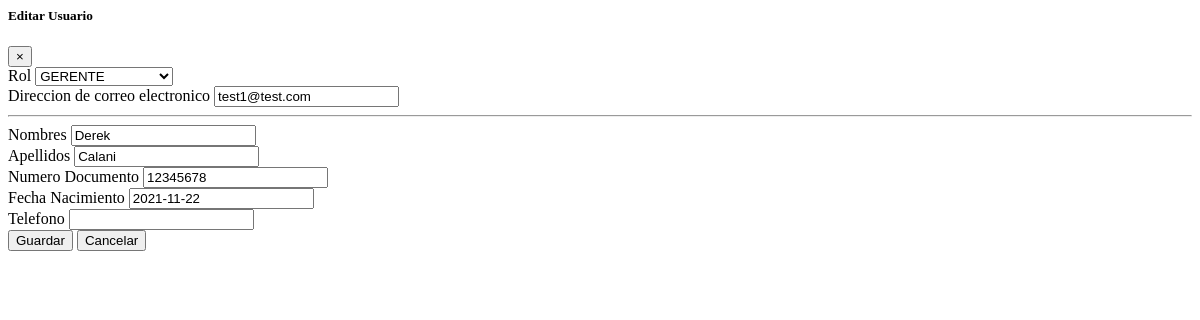
Page /user/edit/2d139cb33818435186bb4eeafce78367/ on the earlier database version.
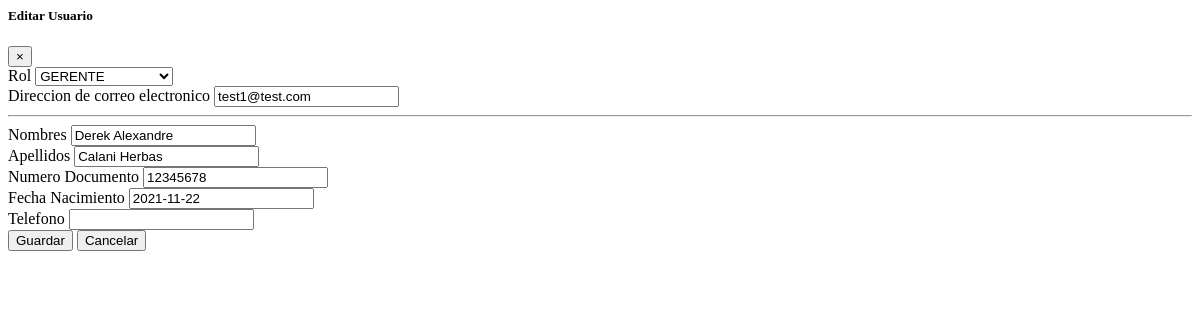
Same page on the later database version.
### user/models.py (models this page shows, shortened)
class User(AbstractUser):
    id = models.UUIDField(primary_key=True,
                          default=uuid.uuid4,
                          editable=False)
    photo = models.ImageField(upload_to='users/photos/',
                              null=True,
                              blank=True)
    username = None
    email = models.EmailField(_('email address'),
                              unique=True)
    telefono = models.CharField(max_length=20,
                                null=True,
                                blank=True)
    document_number = models.CharField(max_length=20, null=True, blank=True)
    birthday = models.DateField(default=timezone.now)
    rol = models.CharField(max_length=30, choices=TIPO_ROL, default='GERENTE')
    is_staff = models.BooleanField(default=False)
    is_active = models.BooleanField(default=True)
    created = models.DateTimeField(default=timezone.now)
    USERNAME_FIELD = 'email'
    REQUIRED_FIELDS = []
    objects = CustomUserManager()

### user/views.py (the view, shortened to what this page needs)
# urls.py: path('user/edit/<pk>/', views.EditUserView.as_view(), name='user-edit'),
class EditUserView(UpdateView):
    template_name = 'user/edit.html'
    form_class = UserEditForm
    model = get_user_model()

### user/forms.py
class UserEditForm(forms.ModelForm):
    class Meta:
        model = get_user_model()
        fields = ('email', 'rol', 'first_name','last_name', 'document_number',
                  'birthday','telefono')
        widgets = {
            'rol': forms.Select(attrs={'class': 'form-control'}),
            'email': forms.EmailInput(attrs={'class': 'form-control'}),
            'first_name': forms.TextInput(attrs={'class': 'form-control'}),
            'last_name': forms.TextInput(attrs={'class': 'form-control'}),
            'document_number': forms.TextInput(attrs={'class': 'form-control'}),
            'birthday': forms.DateInput(attrs={'class': 'form-control'}),
            'telefono': forms.TextInput(attrs={'class': 'form-control'}),
        }

### user/templates/user/edit.html (shortened to what this page needs)
{% load static %}
<div class="modal-header">
    <h5 class="modal-title" id="exampleModalLabel">Editar Usuario</h5>
    <button type="button" class="close" data-dismiss="modal" aria-label="Close">
        <span aria-hidden="true">&times;</span>
    </button>
</div>
<div class="modal-body">
    <form class="row" action="{% url 'user-edit' pk=object.id %}" method="post">
        <div class="form-group col-sm-12 col-md-12">
            <label for="id_email">Rol</label>
            {{ form.rol }}
        </div>
        <div class="form-group col-sm-12 col-md-12">
            <label for="id_email">Direccion de correo electronico</label>
            {{ form.email }}
        </div>
        <hr class="col-12" />
        <div class="form-group col-sm-12 col-md-12">
            <label for="id_first_name">Nombres</label>
            {{ form.first_name }}
        </div>
        <div class="form-group col-sm-12 col-md-6">
            <label for="id_last_name">Apellidos</label>
            {{ form.last_name }}
        </div>
        <div class="form-group col-sm-12 col-md-6">
            <label for="id_document_number">Numero Documento</label>
            {{ form.document_number }}
        </div>
        <div class="form-group col-sm-12 col-md-6">
            <label for="id_birthday">Fecha Nacimiento</label>
            {{ form.birthday }}
        </div>
        <div class="form-group col-sm-12 col-md-6">
            <label for="id_telefono">Telefono</label>
            {{ form.telefono }}
        </div>
        <div class="col-sm-12 text-right">
            <button type="submit" class="btn btn-primary">Guardar</button>
            <button type="button" class="btn btn-secondary" data-dismiss="modal">Cancelar</button>
        </div>
    </form>
</div>

Differences in the rows shown:
changed User "GERENTE": first_name "Derek" → "Derek Alexandre"; last_name "Calani" → "Calani Herbas"
